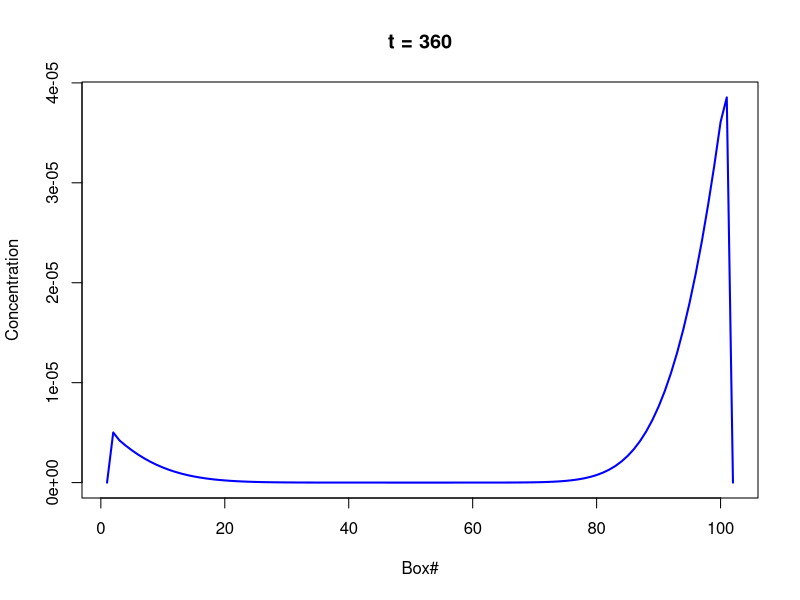
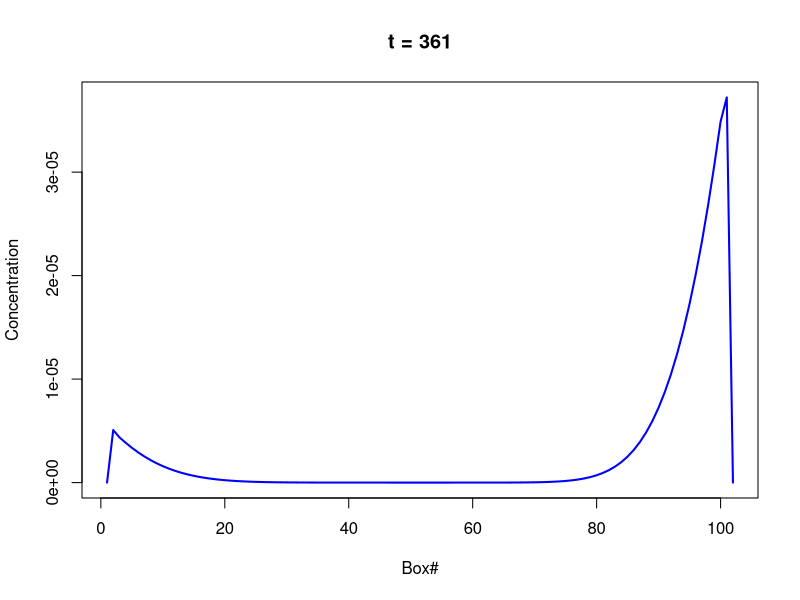
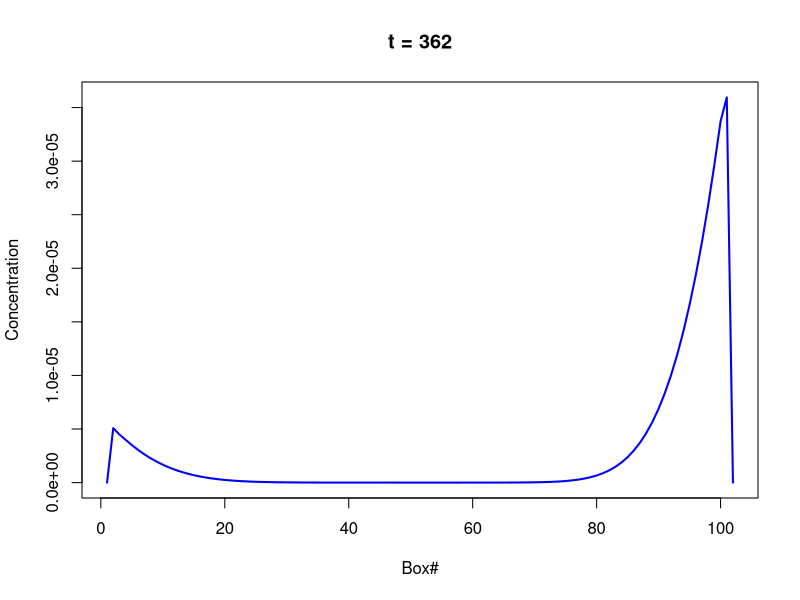
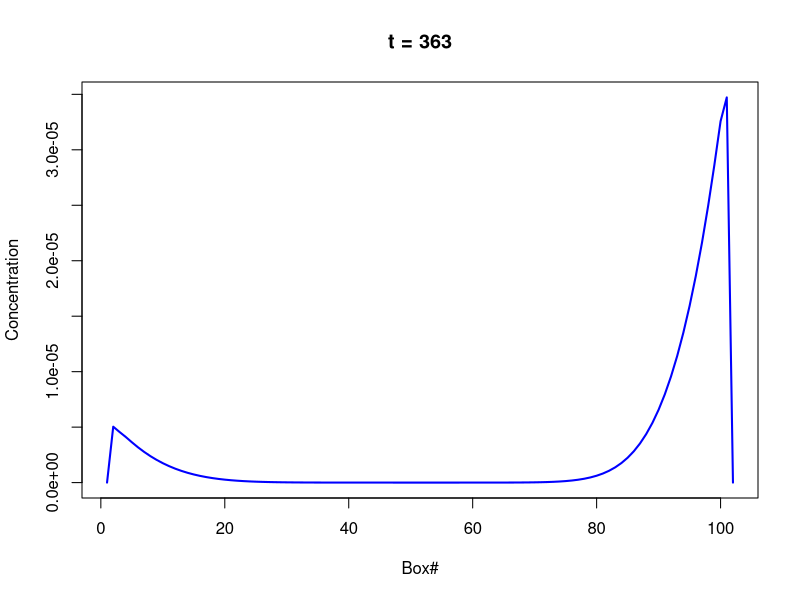
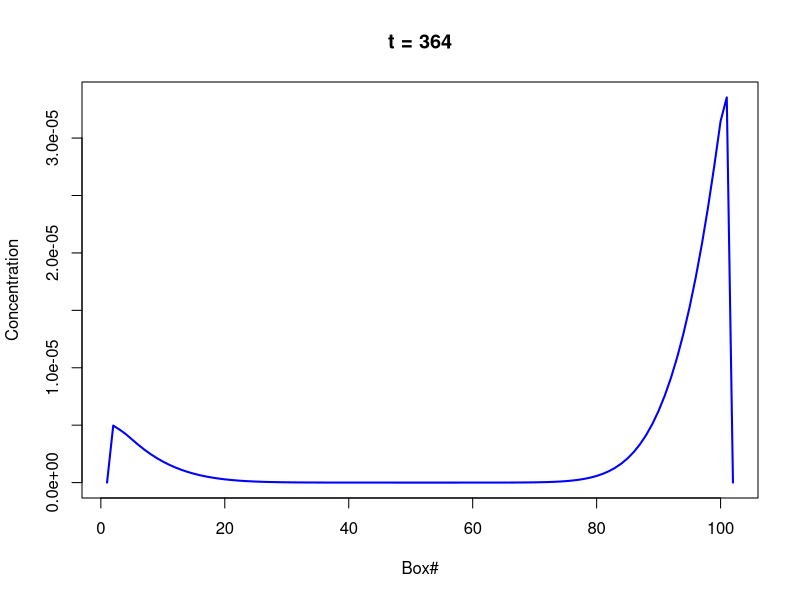
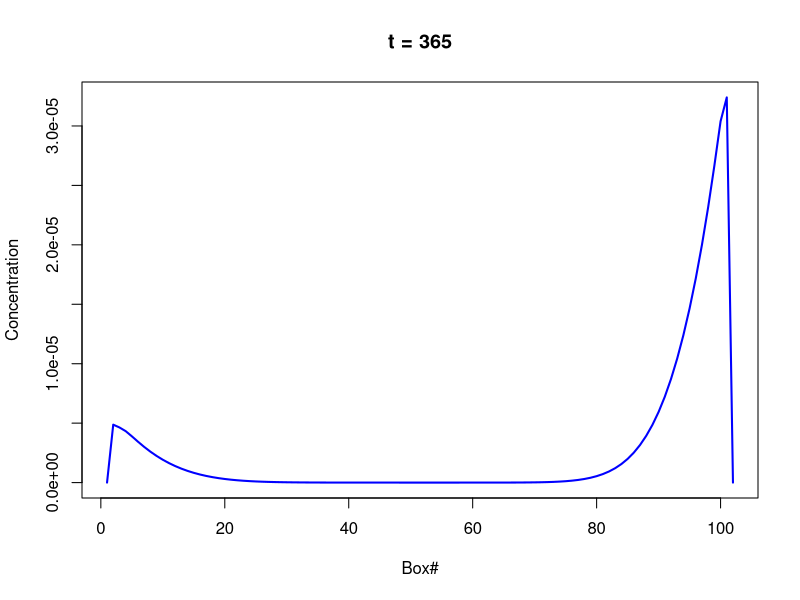
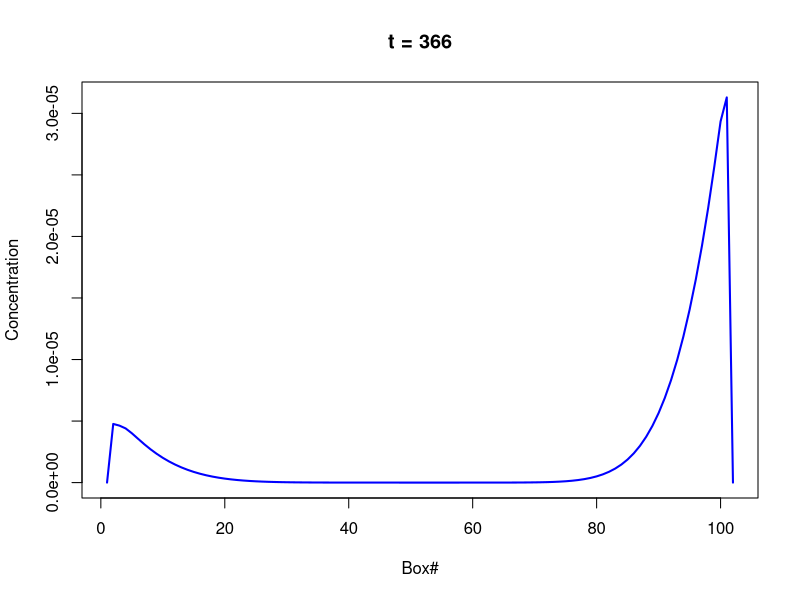
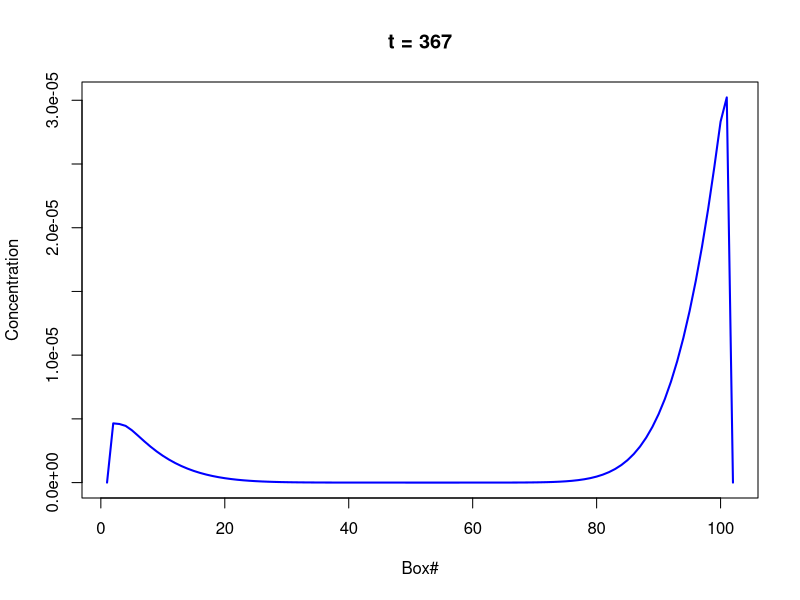

The R script that drew these images, in order:
#Tunnel Problem
#NOT WORKING RIGHT
# Set parameters below:
k = 0.01666
va = 0.277
ka = k + va
n = 102 #100 boxes for the tunnel plus 2 for the ends
# Set final time below and the time step for graphing and saving intermediate values:
tFinal = 400 #360 to traverse tunnel then dissapation time
tStep  = 1


transport = matrix(0, n, n)
for (j in 1:n) {
  transport[j, j] = -ka - k
  
  if (j + 2 <= n) {
    transport[j, j + 1] = k
  }
  else{
    transport[j, 1] = k
  }
  if (j - 2 > 0) {
    transport[j, j - 1] = ka
  }
  else{
    transport[j, n] = ka
  }
}
#transport[n,n] = -ka
#transport[1,1] = -k


# Solve the problem
C = matrix(0, n, 1)
egResult = eigen(transport)
egValues = egResult$values
egVectors = egResult$vectors
egVectorsInv = solve(egResult$vectors)


# Set the initial conditions
#C[2] = 10

# Generate the time series for graphing.
tSteps = as.integer(tFinal / tStep)
tEachStep = tFinal / tSteps

# Each box's time series will be stored in boxTimeSeries[boxNumber][timeStep]
# An alternative data structure is         timeTimeSeries[timeStep][boxNumber]
# This can be used depending on which kind of plot you want...
# And the steps themselves are in timeSeries[timeStep]
timeSeries = vector("list", tSteps)
timeTimeSeries = vector("list", tSteps)
boxTimeSeries = vector("list", n)

#TESTING WITH EMISSIONS OF PARTICLES CHANGE TO CONCENTRATION LATER
emission_concentration = 50/3600/(15*6*100)
for (j in 1:tSteps) {
  t = tEachStep * j
  timeSeries[[j]] = t
  car_position = t * 1000 / 36
  car_box = floor(car_position / 100) + 2
  print(car_box)
  if (j == 1) {
    solutionThisStep = egVectors %*% diag(exp(egValues * t)) %*% egVectorsInv %*% C
    if (car_box <= n) {
      solutionThisStep[car_box] = solutionThisStep[car_box] + emission_concentration
    }
    #     print('yeet')
  }
  
  else{
    solutionThisStep = egVectors %*% diag(exp(egValues)) %*% egVectorsInv %*% solutionLastStep
    if (car_box <= n) {
      solutionThisStep[car_box] = solutionThisStep[car_box] + emission_concentration
    }
    #    print('doubleyeet')
  }
  solutionThisStep[1] = 0
  solutionThisStep[n] = 0
  #  print(solutionThisStep[car_box])
  #  solutionThisStep[car_box] = solutionThisStep[car_box]+50/3600
  #  print(solutionThisStep[car_box])
  for (k in 1:n) {
    if (j == 1) {
      boxTimeSeries[[k]] = vector("list", tSteps) # create a second dimension
    }
    boxTimeSeries[[k]][[j]] = as.double(solutionThisStep[k]) # remove the imaginary part while we are at it
  }
  timeTimeSeries[[j]] = as.double(solutionThisStep)
  solutionLastStep = timeTimeSeries[[j]]
}


boxXaxis = 1:n

for (j in 360:400) {
  plot(
    boxXaxis,
    timeTimeSeries[[j]],
    type = "l",
    lwd = 2,
    col = "blue",
#    ylim = c(0, 20),
    main = paste("t =", timeSeries[[j]]),
    xlab = "Box#",
    ylab = "Concentration"
  )
}
#plot(boxXaxis, timeTimeSeries[[tSteps-1]], type="l", lwd=2, col="blue", ylim=c(0, 50), main=paste("t =", timeSeries[[j]]), xlab="Box#", ylab="Concentration")
